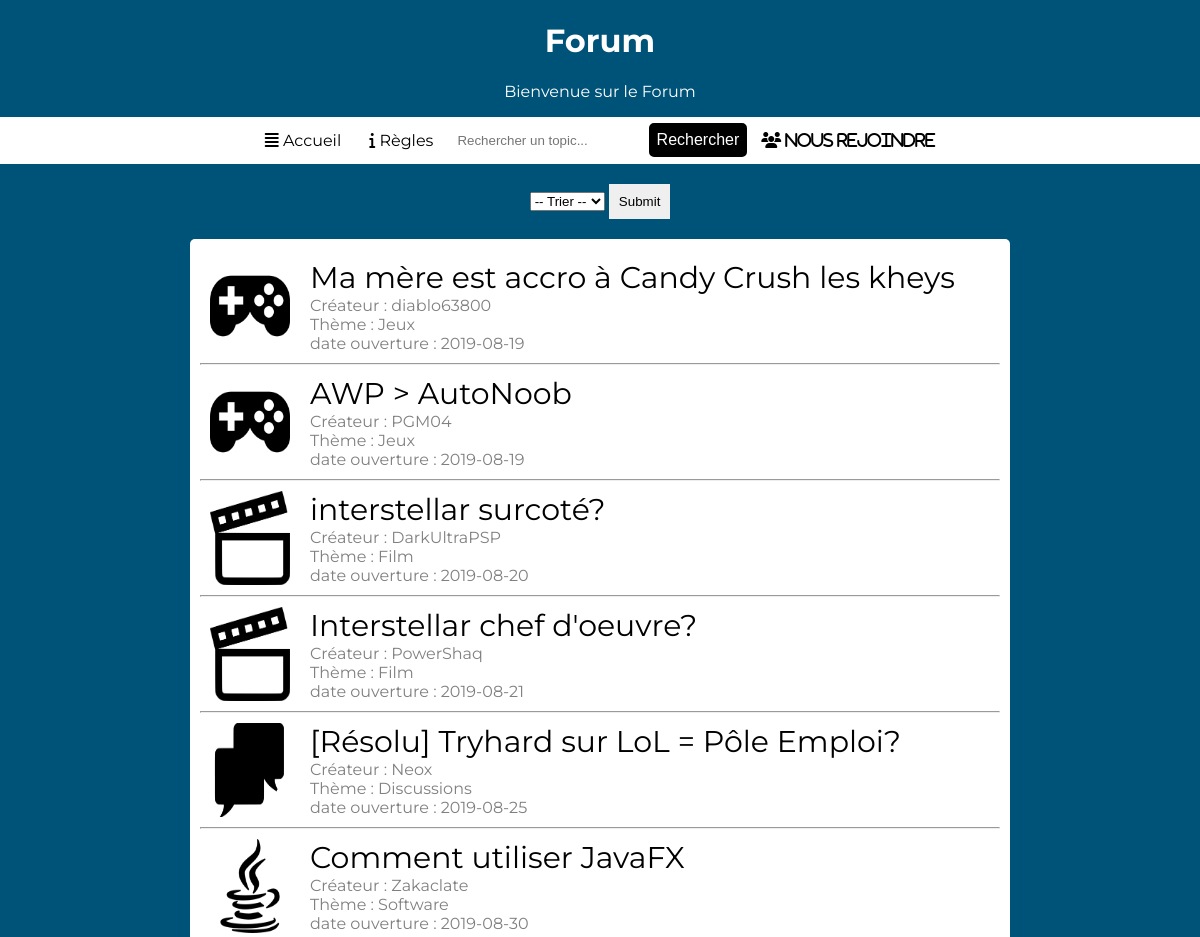
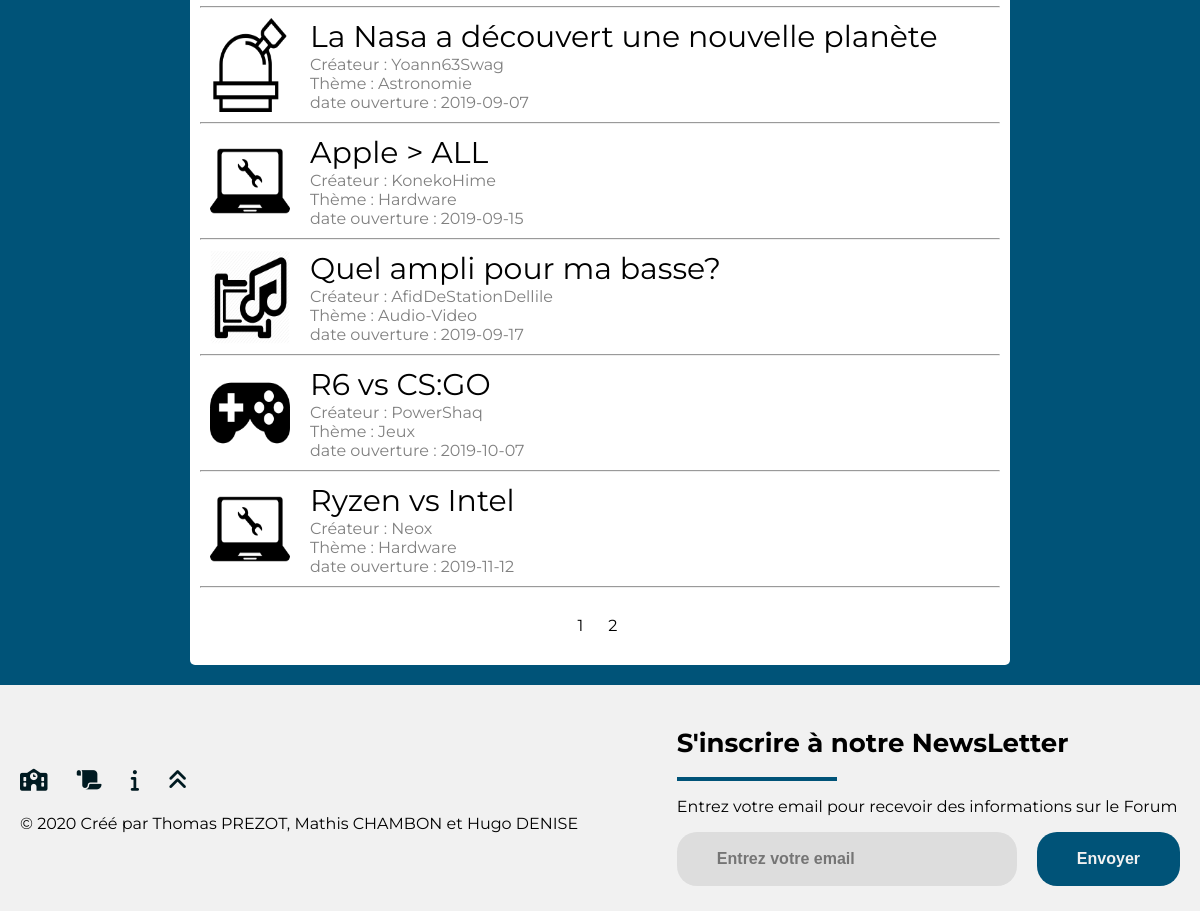
The app's page /TestPart1/index.php, older data (2 pictures, top to bottom).
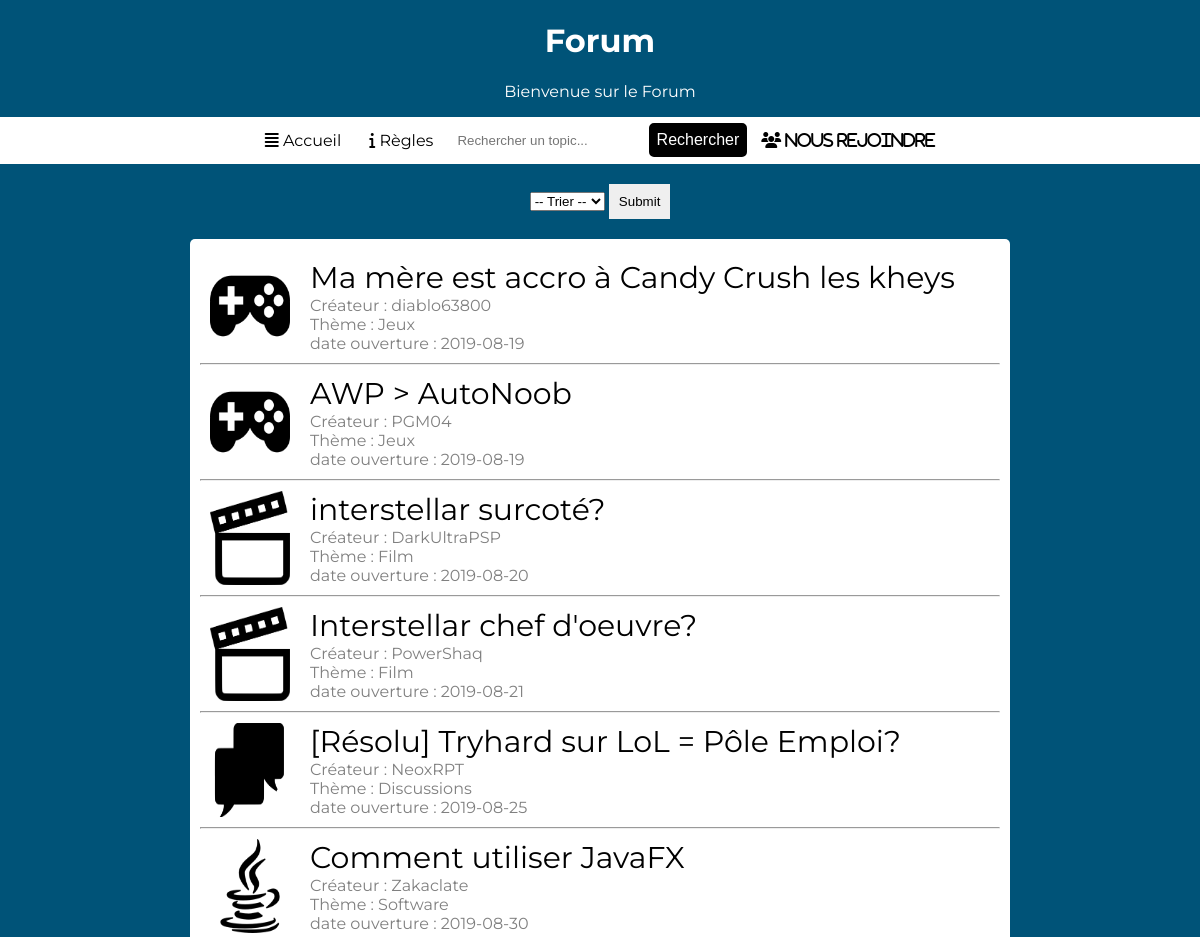
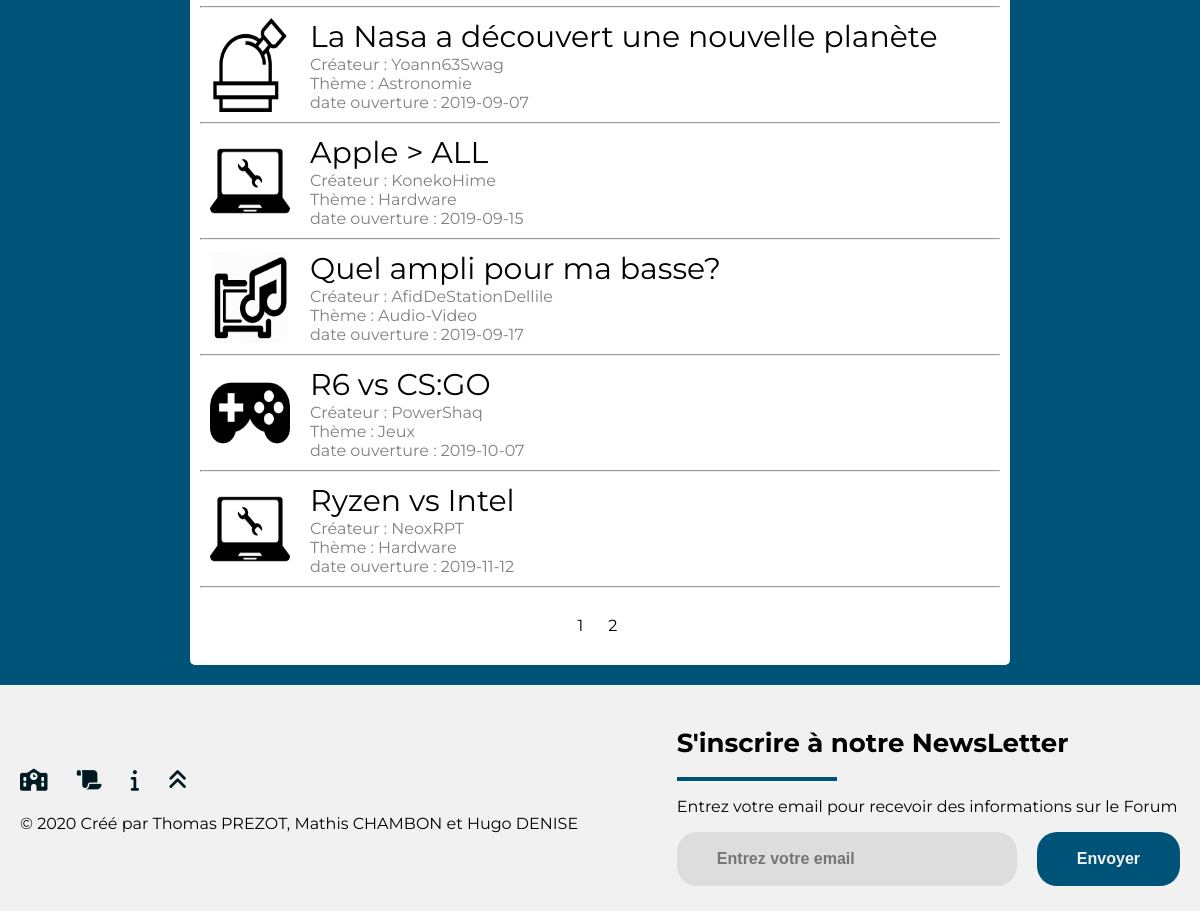
The same page, newer data (2 pictures, top to bottom).
### tables this page shows
CREATE TABLE FilDeDiscussion
(
idFilDeDiscussion INT(11) NOT NULL AUTO_INCREMENT,
isFilDeDiscussionClos TINYINT,
titreFilDeDiscussion VARCHAR(64),
dateOuverture DATE,
Theme VARCHAR(64),
idCreateur INT(11),
idMessage INT(11),
PRIMARY KEY(idFilDeDiscussion)
);

CREATE TABLE Compte
(
idCompte INT(11) NOT NULL AUTO_INCREMENT,
isCompteBanni TINYINT,
isCompteAdmin TINYINT,
dateDebutBan DATE,
dateFinBan DATE,
cheminPhoto VARCHAR(64),
raisonBan VARCHAR(64),
motDePasse VARCHAR(64),
login VARCHAR(64),
dateCreation DATE,
nomCompte VARCHAR(64),
idMessage INT(11),
connexion TINYINT,
biographie VARCHAR(64),
email VARCHAR(64),
PRIMARY KEY(idCompte)
);

### TestPart1/data/fildediscussion.php (called while the page is built, shortened)
<?php
    class FilDeDiscussion
    {
        private $idFilDeDiscussion;
        private $isFilDeDiscussionClos;
        private $titreFilDeDiscussion;
        private $dateCreation;
        private $theme;
        public function getIsFilDeDiscussionClos() {
            return $this->isFilDeDiscussionClos;
        }
        public function getIdFilDeDiscussion() {
            return $this->idFilDeDiscussion;
        }
        public function getTitreFilDeDiscussion() {
            return $this->titreFilDeDiscussion;
        }
        public function getDateCreation() {
            return $this->dateCreation;
        }
        public function getThemeFilDeDiscussion() {
            return $this->theme;
        }
        public function setIdFilDeDiscussion($idFilDeDiscussion) {
            $this->idFilDeDiscussion = $idFilDeDiscussion;
        }
        public function setTitreFilDeDiscussion($titreFilDeDiscussion) {
            $this->titreFilDeDiscussion = $titreFilDeDiscussion;
        }
        public function setDateCreation($dateCreation) {
            $this->dateCreation = $dateCreation;
        }
        public function setThemeFilDeDiscussion($theme) {
            $this->theme = $theme;
        }
        public function getIdFilDeDiscussionWithId($idFilDeDiscussion)
        {
            $bdd=DatabaseLinker::getConnexion();
            $state = $bdd->prepare("SELECT * FROM FilDeDiscussion WHERE idFilDeDiscussion=?");
            $state->bindParam(1,$idFilDeDiscussion);
            $state->execute();
            $resultat = $state->fetchAll();
            foreach ($resultat as $ligneResultat)
            {
                $this->idFilDeDiscussion = $ligneResultat["idFilDeDiscussion"];
                $this->dateCreation = $ligneResultat["dateOuverture"];
                $this->titreFilDeDiscussion = $ligneResultat["titreFilDeDiscussion"];
                $this->theme = $ligneResultat["Theme"];
                $this->isFilDeDiscussionClos = $ligneResultat["isFilDeDiscussionClos"];
            }
        }
        public static function getAllFilDeDiscussion($typeTri)
        {
            $tab= array();
            $connex=DatabaseLinker::getConnexion();
            $state=$connex->prepare("SELECT * FROM FilDeDiscussion ORDER BY ".$typeTri);
            $state->execute();
            $result = $state->fetchALL();
            foreach ($result as $ligneResult)
            {
                $user = new FilDeDiscussion();
                $user->setIdFilDeDiscussion($ligneResult["idFilDeDiscussion"]);
                $user->setDateCreation($ligneResult["dateOuverture"]);
                $user->setTitreFilDeDiscussion($ligneResult["titreFilDeDiscussion"]);
                $user->setThemeFilDeDiscussion($ligneResult["Theme"]);
                $user->setIsFilDeDiscussionClos($ligneResult["isFilDeDiscussionClos"]);
                $user->setIdCreateur($ligneResult["idCreateur"]);
                $tab[] = $user;
            }
            return $tab;
        }
        public static function getCreateurWithId($idCreateur)
        {
            $bdd=DatabaseLinker::getConnexion();
            $state = $bdd->prepare("SELECT nomCompte FROM Compte INNER JOIN FilDeDiscussion ON FilDeDiscussion.idCreateur = Compte.idCompte WHERE idFilDeDiscussion=?");
            $state->bindParam(1,$idCreateur);
            $state->execute();
            $resultat = $state->fetchAll();
            $compte = new Compte();
            foreach ($resultat as $ligneResultat)
            {
                $compte->setNomCompte($ligneResultat["nomCompte"]);
            }
            return $compte;
        }
    }
?>

### TestPart1/data/compte.php (called while the page is built, shortened)
<?php
    class Compte
    {
        private $nomCompte;
        function getNomCompte() {
            return $this->nomCompte;
        }
        function setNomCompte($nomCompte) {
            $this->nomCompte = $nomCompte;
        }
    }
?>

### TestPart1/index.php (the view, shortened to what this page needs)
<?php
	include("header.php");
?>
<?php
	if (isset($_SESSION["idUser"]))
	{
		include("BarreDeNavCo.php");
?>
		<?php
		if (!empty($_POST["delete"]))
		{
			fildediscussionManager::deleteFilDeDiscussion($_POST["delete"]);
		}
		if (!empty($_POST["clore"]))
		{
			fildediscussionManager::cloreFil($_POST["clore"]);
		}
		?>
		<FORM method="GET" class="formTri">
			<SELECT name="typeTri" size="1">
				<OPTION>-- Trier --
				<OPTION value="date">Date
				<OPTION value="nom">Nom
				<OPTION value = "theme">Theme
			</SELECT>
			<input type="submit" name="trier">
		</FORM>
		<div class="page">
		<div class="contentPage">
			<div class="milieu">
		        <?php
		        $typeTriFilDeDiscussion = "dateOuverture ASC";
		        if (!empty($_GET["typeTri"])){
		        	switch($_GET["typeTri"])
		        	{
		        		case "date" :
		        			$typeTriFilDeDiscussion = "dateOuverture ASC";
		        			break;
		        		case "nom" :
		        			$typeTriFilDeDiscussion = "titreFilDeDiscussion ASC";
		        			break;
		        		case "theme" :
		        			$typeTriFilDeDiscussion = "Theme ASC";
		        			break;
		        	}
		        }
					$tabFilDeDiscussion = FilDeDiscussion::getAllFilDeDiscussion($typeTriFilDeDiscussion);
					$taille = sizeof($tabFilDeDiscussion)/6;
					 	if(isset($_POST["recherche"]))
	                    {
	                      if(!empty($_POST["q"]))
	                      {
	                        $tabFilDeDiscussion = fildediscussionManager::RechercheBarre($_POST["q"]);
	                      }
	                    }
					if (sizeof($tabFilDeDiscussion)==0)
					{
						echo "<h1>Il n'y a plus aucun fils de discussion actuellement !</h1>";
						echo '<a href = "AjoutFilDeDiscussion.php"><h2>Créez-en un des maintenant</h2>';
					}
						foreach ($tabFilDeDiscussion as $fildediscussion)
			            {
		            		$createur = FilDeDiscussion::getCreateurWithId($fildediscussion->getIdFilDeDiscussion());
					        echo '<a class="lien" href="Forum.php?index='.$fildediscussion->getIdFilDeDiscussion().'">';
								echo '<div class="box">';
									echo '<div class="Content">';
										echo '<img class="imageTheme" src="image/Theme/'.$fildediscussion->getThemeFilDeDiscussion().'.png">';
										echo '<div>';
											$fdd = new FilDeDiscussion();
											$fdd->getIdFilDeDiscussionWithId($fildediscussion->getIdFilDeDiscussion());
											echo '<div class="titre">';
											if ($fdd->getIsFilDeDiscussionClos())
											{
												echo "[Résolu] ";
											}
											echo $fildediscussion->getTitreFilDeDiscussion().'</div>';
											echo '<div class="sousTitre">'.'Créateur : '.$createur->getNomCompte().'<br> Thème : '.$fildediscussion->getThemeFilDeDiscussion().'<br> date ouverture : '.$fildediscussion->getDateCreation().'</div>';
										echo '</div>
									</div>
								</div>
							</a>';
							if (compteManager::isCompteAdmin($_SESSION["idUser"]))
							{
								?>
								<form method="POST">
									<button name="delete" <?php echo 'value="'.$fildediscussion->getIdFilDeDiscussion().'"'?>><i class="fas fa-trash-alt"></i> Supprimer</button>
									<button name="clore"  <?php echo 'value="'.$fildediscussion->getIdFilDeDiscussion().'"'?>><i class="far fa-window-close"></i> Clore</button>
								</form>
								<?php
							}
							else if ($_SESSION["idUser"]==$fildediscussion->getIdCreateur())
							{
								?>
								<form method="POST">
									<button name="delete" <?php echo 'value="'.$fildediscussion->getIdFilDeDiscussion().'"'?>><i class="fas fa-trash-alt"></i> Supprimer</button>
								</form>
								<?php
							}
		            	}
					?>
			</div>
			<div class="bas">
		</div>
		</div>
	</div>
			<?php
	}
	else
	{
		include("BarreDeNavNonCo.php");
	?>
		<FORM method="GET" class="formTri">
			<SELECT name="typeTri" size="1">
				<OPTION>-- Trier --
				<OPTION value="date">Date
			</SELECT>
			<input type="submit" name="trier">
		</FORM>
		<div class="page">
		<div class="contentPage">
			<div class="milieu">
		        <?php
		        $typeTriFilDeDiscussion = "dateOuverture ASC";
					$tabFilDeDiscussion = FilDeDiscussion::getAllFilDeDiscussion($typeTriFilDeDiscussion);
					$taille = sizeof($tabFilDeDiscussion)/6;
					if (empty($_GET["pages"])|| $_GET["pages"]=="1")
					{
						for ($i=1; $i < 12; $i++)
			            {
							$fildediscussion = new FilDeDiscussion();
							$fildediscussion->getIdFilDeDiscussionWithId($tabFilDeDiscussion[$i]->getIdFilDeDiscussion());
							$createur = FilDeDiscussion::getCreateurWithId($tabFilDeDiscussion[$i]->getIdFilDeDiscussion());
					        echo '<a class="lien" href="Forum.php?index='.$fildediscussion->getIdFilDeDiscussion().'">';
								echo '<div class="box">';
									echo '<div class="Content">';
										echo '<img class="imageTheme" src="image/Theme/'.$fildediscussion->getThemeFilDeDiscussion().'.png">';
										echo '<div>';
											$fdd = new FilDeDiscussion();
											$fdd->getIdFilDeDiscussionWithId($fildediscussion->getIdFilDeDiscussion());
											echo '<div class="titre">';
											if ($fdd->getIsFilDeDiscussionClos())
											{
												echo "[Résolu] ";
											}
											echo $fildediscussion->getTitreFilDeDiscussion().'</div>';
											echo '<div class="sousTitre">'.'Créateur : '.$createur->getNomCompte().'<br> Thème : '.$fildediscussion->getThemeFilDeDiscussion().'<br> date ouverture : '.$fildediscussion->getDateCreation().'</div>';
										echo '</div>
									</div>
								</div>
							</a>';
							echo '<hr>';
						}
					}
					$nbpages = $taille;
					?>
			</div>
			<div class="bas">
			<?php
		  	for ($i=1; $i < $nbpages+1; $i++)
		  	{
		  		echo '<a href="index.php?pages='.$i.'" class="nbPages">'.$i.'</a>';
		  	}
			?>
		</div>
		</div>
	</div>
	<?php
	}
	?>
<?php
	include("footer.php");
?>

### TestPart1/header.php (shortened to what this page needs)
<!DOCTYPE html>
<html>
<head>
    <link rel="stylesheet" href="https://kit.fontawesome.com/92920db574.js" />
    <link rel="stylesheet" href="https://use.fontawesome.com/releases/v5.3.1/css/all.css">
	<link rel="stylesheet" type="text/css" href="styleFooter.css">
</head>
<body>

### TestPart1/BarreDeNavNonCo.php
<div id="returnTop" class="entete">
 	<h1>Forum</h1>
	<p>Bienvenue sur le Forum</p>
</div>
<div class="barreDeNavigation">
 	<a href="index.php" ><i class="fas fa-align-justify"></i> Accueil</a>
	<a href="indexRulePage.php"><i class="fas fa-info"></i> Règles</a>
	<form method = "GET" class="search">
		<input type="search" placeholder="Rechercher un topic..." name="q">
		<button>
			Rechercher
		</button>
	</form>
	<a href="indexLogin.php"><i class="fas fa-users"> Nous rejoindre</i></a>
</div>

### TestPart1/footer.php
    <footer>
      <div class="footer-container">
        <div class="left-col">
          <div class="social-media">
            <a href="http://sio.jbdelasalle.com"><i class="fas fa-school"></i></a>
            <a href="indexRulePage.php"><i class="fas fa-scroll"></i></a>
            <a href="indexTeamPage.php"><i class="fas fa-info"></i></a>
            <a href="#returnTop"><i class="fas fa-angle-double-up"></i></a>
          </div>
          <p class="rights-text">© 2020 Créé par Thomas PREZOT, Mathis CHAMBON et Hugo DENISE</p>
        </div>
        <div class="right-col">
          <h1>S'inscrire à notre NewsLetter</h1>
          <div class="border"></div>
          <p>Entrez votre email pour recevoir des informations sur le Forum</p>
          <form action="" class="newsletter-form">
            <input type="text" class="txtb" placeholder="Entrez votre email">
            <input type="submit" class="btn" value="Envoyer">
          </form>
        </div>
      </div>
    </footer>
  </body>
</html>

### TestPart1/StyleSite.css (style rules this page uses)
body { margin:0px; background-size: contain; font-family: 'Montserrat', sans-serif; color:white; background : #005378; display: flex; flex-direction: column; }
.formTri { align-self: center; margin-top: 20px; }
.entete { text-align: center; }
.barreDeNavigation { background-color: white; display: flex; justify-content: center; }
.barreDeNavigation a { padding: 14px; color: black; text-decoration: none; align-self: center; }
button { background: black; color: white; border-radius: 5px; cursor: pointer; padding: 6px; border:none; font-size:16px; margin-top: 6px; border:solid 2px black; }
input { padding: 10px; border:none; }
.milieu { width: 800px; color:black; background-color: white; }
.box { background-color: white; display: flex; }
.Content { width: 100%; display: flex; }
.titre { text-decoration: none; font-size: 30px; }
.sousTitre { color: grey; }
.imageTheme { width: 80px; height: 100%; margin-right: 20px; }
.page { margin-top: 20px; display: flex; justify-content: center; width: 100%; flex-direction: row; margin-bottom: 20px; }
.box { margin: 10px; }
a { text-decoration:none; color: black; }
.bas { background-color: white; display: flex; justify-content: center; padding-top:10px; padding-bottom: 10px; width: 800px; }
.contentPage { border-radius: 5px; padding: 10px; display: flex; flex-direction: column; justify-content: space-between; min-height: 800px; background-color: white; }
.bas a { color: black; margin-right: 5px; text-decoration: none; border-radius: 5px; padding: 10px; }

### TestPart1/styleFooter.css (style rules this page uses)
body { margin: 0; padding: 0; font-family: 'Montserrat',sans-serif; }
footer { background: #f1f1f1; padding: 25px 0; }
.footer-container { margin-top: 20px; max-width: 1300px; color: black; margin: auto; padding: 0 20px; display: flex; justify-content: space-between; align-items: center; flex-wrap: wrap-reverse; }
.social-media { margin: 20px 0; }
.social-media a { color: #001a21; margin-right: 25px; font-size: 22px; text-decoration: none; transition: .3s linear; }
.right-col h1 { font-size: 26px; }
.border { width: 160px; height: 4px; background: #005378; }
.newsletter-form { display: flex; justify-content: center; align-items: center; flex-wrap: wrap; }
.txtb { flex: 1; padding: 18px 40px; font-size: 16px; color: #293043; background: #ddd; border: none; font-weight: 700; outline: none; border-radius: 20px; min-width: 260px; }
.btn { padding: 18px 40px; font-size: 16px; color: #f1f1f1; background: #005378; border: none; font-weight: 700; outline: none; border-radius: 20px; margin-left: 20px; cursor: pointer; transition: opacity .3s linear; }

Row changes from the older to the newer data that the page shows:
changed through a linked row, fildediscussion "Tryhard sur LoL = Pôle Emploi?": idCreateur.nomCompte "Neox" → "NeoxRPT"
changed through a linked row, fildediscussion "Ryzen vs Intel": idCreateur.nomCompte "Neox" → "NeoxRPT"
